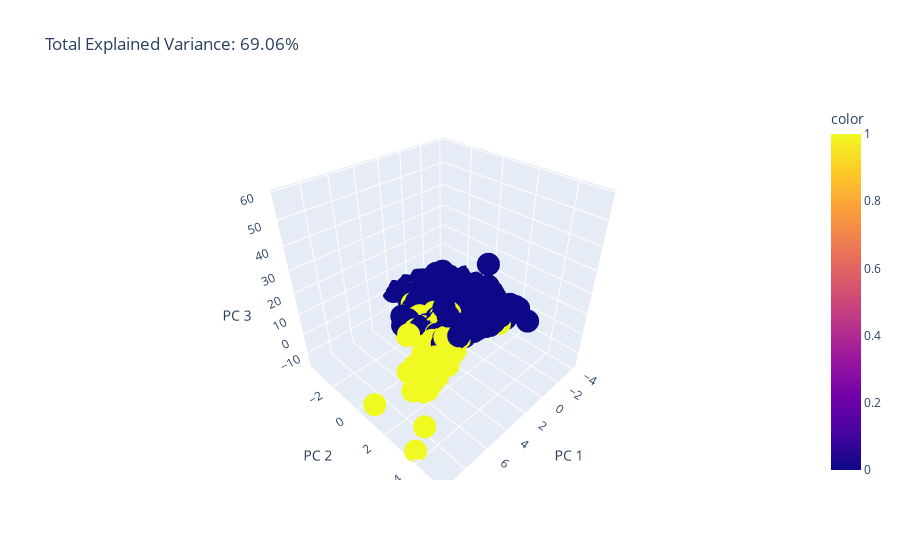

Notebook code for this chart:
### Code cell
# 3D PCA 
pca = PCA(n_components=3)
components = pca.fit_transform(X_develop[:,[0,2,3,6,7,9]])

total_var = pca.explained_variance_ratio_.sum() * 100

fig = px.scatter_3d(
    components, x=0, y=1, z=2, color=y_develop,
    title=f'Total Explained Variance: {total_var:.2f}%',
    labels={'0': 'PC 1', '1': 'PC 2', '2': 'PC 3'}
)
fig.show()

### Figure 1 — Plotly figure (JSON) as saved in the notebook; plotly's stock layout.template omitted (floating-point values rounded to 4 significant figures; data arrays with more than 128 entries replaced by an {"elided": "..."} marker saying what was removed)
{"data": [{"hovertemplate": "PC 1=%{x}<br>PC 2=%{y}<br>PC 3=%{z}<br>color=%{marker.color}<extra></extra>", "legendgroup": "", "marker": {"color": {"elided": "9190 int values"}, "coloraxis": "coloraxis", "symbol": "circle"}, "mode": "markers", "name": "", "scene": "scene", "showlegend": false, "type": "scatter3d", "x": {"elided": "9190 float values"}, "y": {"elided": "9190 float values"}, "z": {"elided": "9190 float values"}}], "layout": {"coloraxis": {"colorbar": {"title": {"text": "color"}}, "colorscale": [[0.0, "#0d0887"], [0.1111, "#46039f"], [0.2222, "#7201a8"], [0.3333, "#9c179e"], [0.4444, "#bd3786"], [0.5556, "#d8576b"], [0.6667, "#ed7953"], [0.7778, "#fb9f3a"], [0.8889, "#fdca26"], [1.0, "#f0f921"]]}, "legend": {"tracegroupgap": 0}, "scene": {"domain": {"x": [0.0, 1.0], "y": [0.0, 1.0]}, "xaxis": {"title": {"text": "PC 1"}}, "yaxis": {"title": {"text": "PC 2"}}, "zaxis": {"title": {"text": "PC 3"}}}, "title": {"text": "Total Explained Variance: 69.06%"}}}
